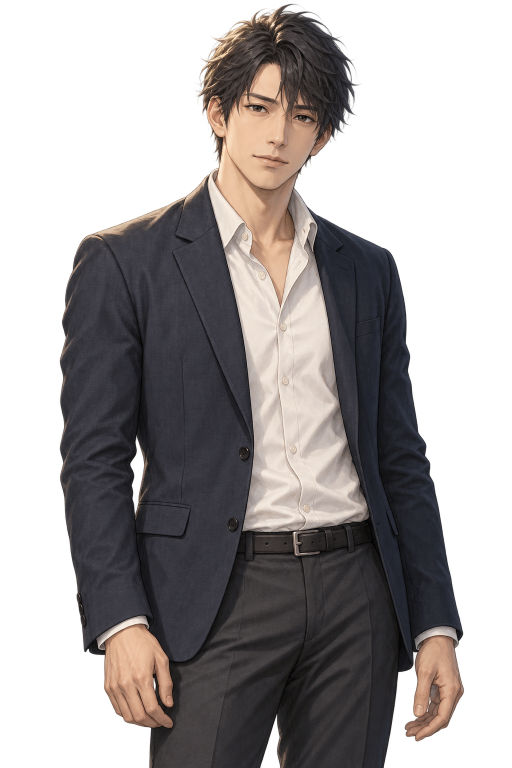
#> input picture src/assets/characters/minato/normal.png, 1024 x 1536 px (shown at 1/2 size)
$ python export-sheet-01.py ../../../../../src/assets/characters/minato/normal.png
#> lines starting #> are read from the running program, lines starting #| are printed output that depends on the picture
from pathlib import Path
from PIL import Image
import sys, json, hashlib
p=Path(__file__).resolve().parent
im=Image.open(sys.argv[1]).convert("RGB")
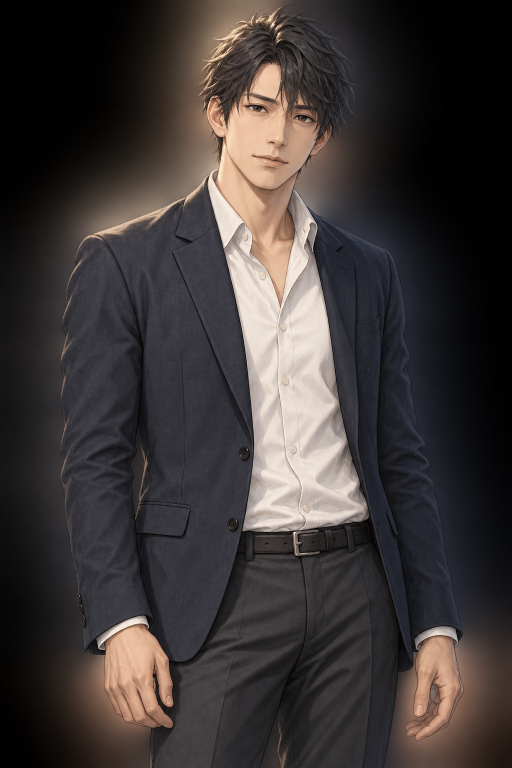
#> im: PIL image 1024x1536 RGB (shown at 1/2 size); mean R, G, B 61.5, 55.5, 54.6
original=im.size
#> original = (1024, 1536)
im.thumbnail((1920,1080),Image.Resampling.LANCZOS)
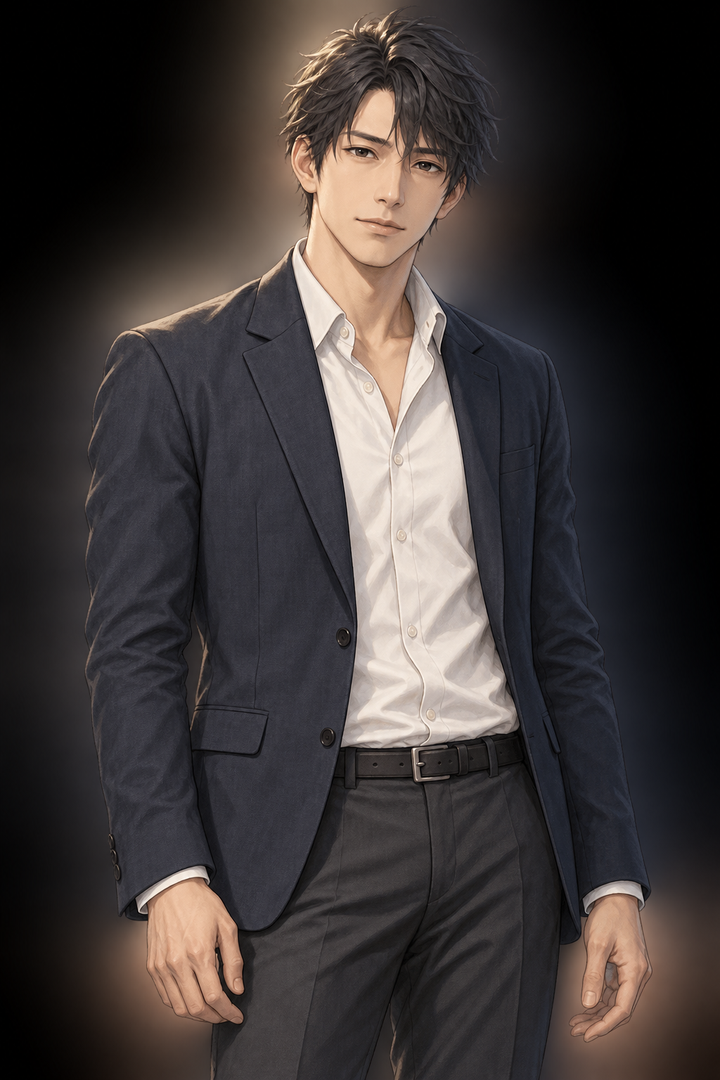
#> im: PIL image 720x1080 RGB; mean R, G, B 61.5, 55.5, 54.6
if im.width<1920 and im.height<1080:
    scale=min(1920/im.width,1080/im.height)
    im=im.resize((round(im.width*scale),round(im.height*scale)),Image.Resampling.LANCZOS)
out=Image.new("RGB",(1920,1080),(218,218,218))
#> out: PIL image 1920x1080 RGB; every value is 218
out.paste(im,((1920-im.width)//2,(1080-im.height)//2))
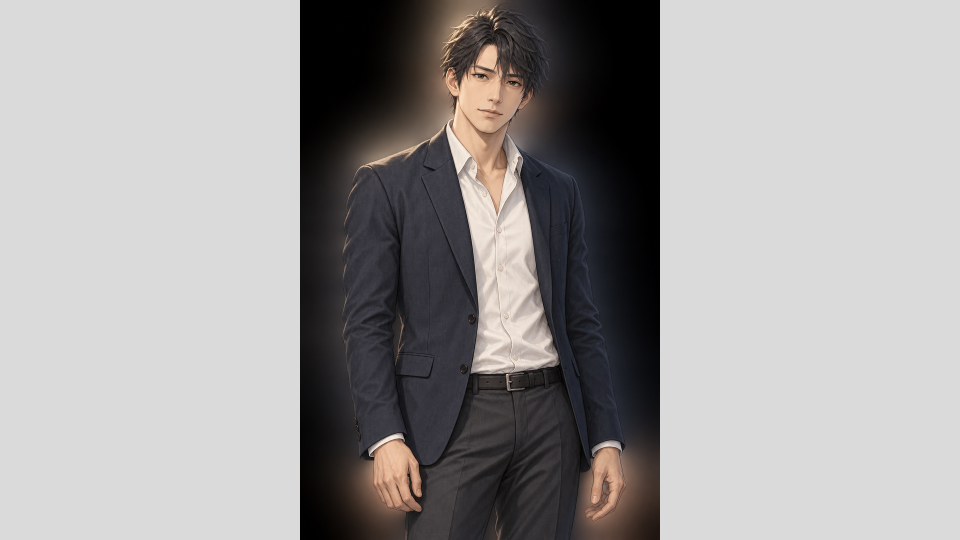
#> out: PIL image 1920x1080 RGB (shown at 1/2 size); mean R, G, B 159.3, 157.1, 156.7
target=p/"sheet-01.png"
assert not target.exists()
out.save(target)
record=dict(sourceSize=original,outputSize=out.size,contentSize=im.size,sha256=hashlib.sha256(target.read_bytes()).hexdigest())
(p/"sheet-01-validation.json").write_text(json.dumps(record,indent=2)+"\n",encoding="utf-8")
print(record)
#| {'sourceSize': (1024, 1536), 'outputSize': (1920, 1080), 'contentSize': (720, 1080), 'sha256': 'e6cbccc75fa90faaaf12524a29ec9e9d84c54192f0ba8d77ea3c6e73e06e91d5'}

$ run again, on src/assets/characters/mio/normal.png
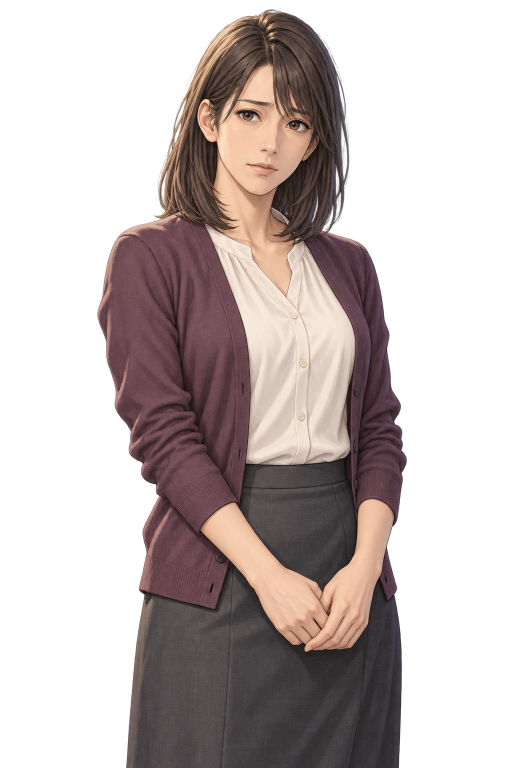
#> input picture src/assets/characters/mio/normal.png, 1024 x 1536 px (shown at 1/2 size)
#> `im.thumbnail((1920,1080),Image.Resampling.LANCZOS)`:
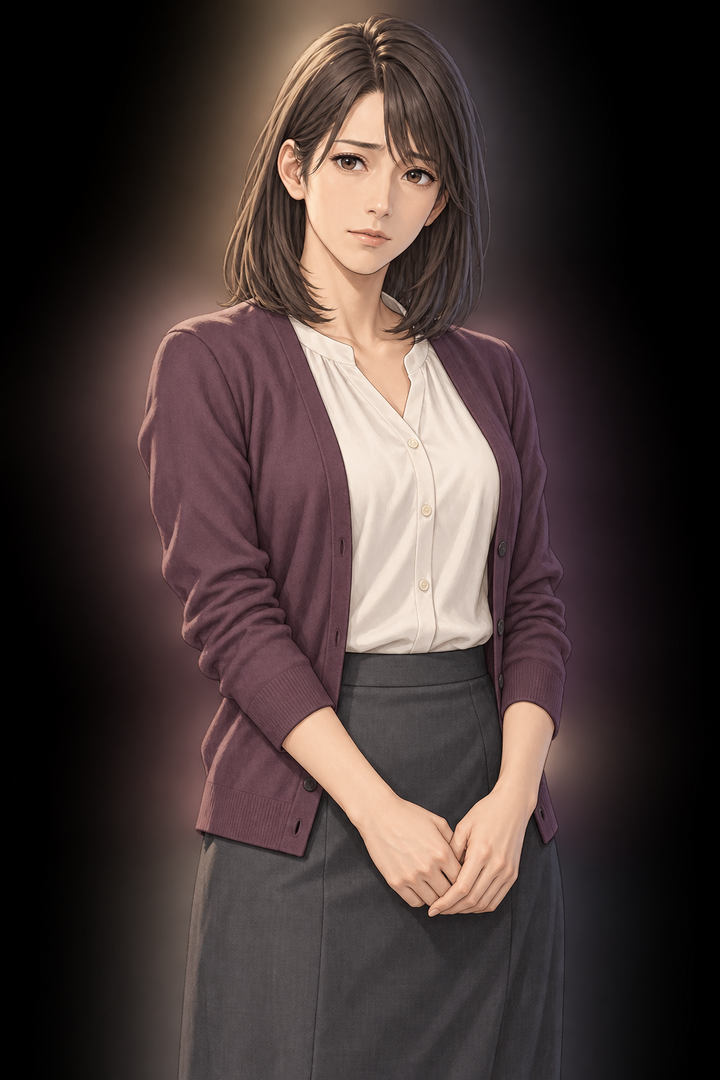
#> im: PIL image 720x1080 RGB; mean R, G, B 69.5, 56.1, 54.1
#> `out.paste(im,((1920-im.width)//2,(1080-im.height)//2))`:
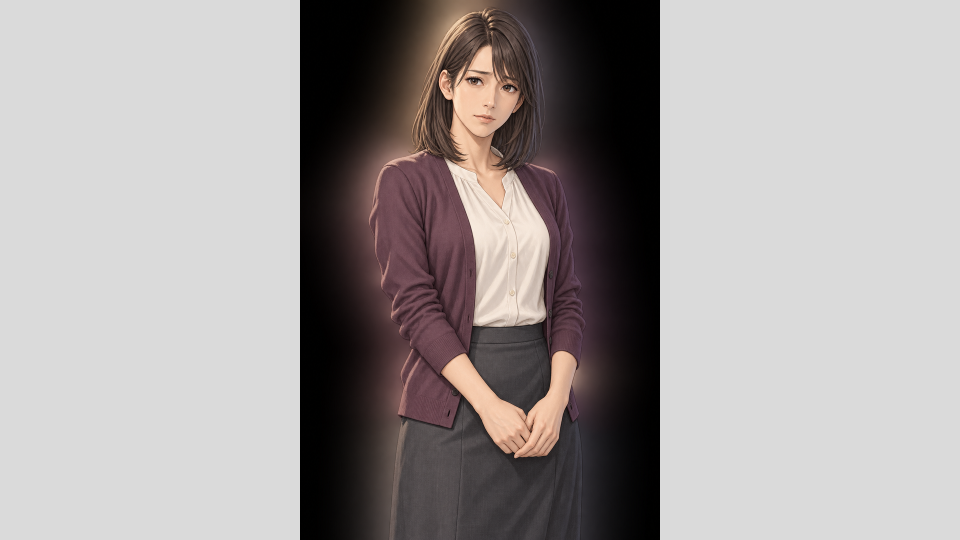
#> out: PIL image 1920x1080 RGB (shown at 1/2 size); mean R, G, B 162.3, 157.3, 156.5
#| {'sourceSize': (1024, 1536), 'outputSize': (1920, 1080), 'contentSize': (720, 1080), 'sha256': '44ab3ac63657f18d5748d4fb6e331e0aae81c4b8e18729c0bbc8067b00317e87'}
